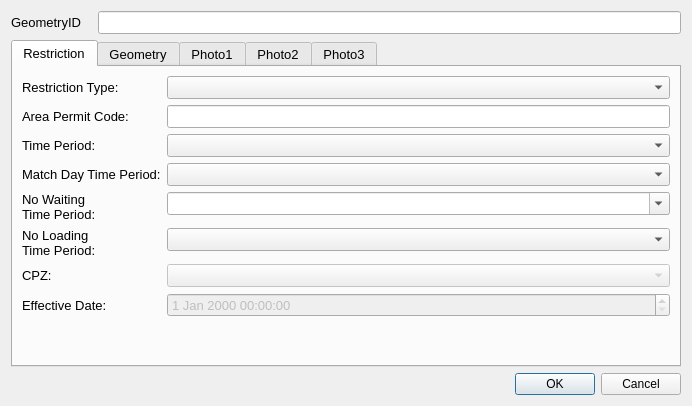
<?xml version="1.0" encoding="UTF-8"?>
<ui version="4.0">
 <class>restrictionDialog</class>
 <widget class="QDialog" name="restrictionDialog">
  <property name="geometry">
   <rect>
    <x>0</x>
    <y>0</y>
    <width>692</width>
    <height>406</height>
   </rect>
  </property>
  <property name="minimumSize">
   <size>
    <width>0</width>
    <height>0</height>
   </size>
  </property>
  <property name="font">
   <font>
    <family>Arial</family>
   </font>
  </property>
  <property name="windowTitle">
   <string>Dialog</string>
  </property>
  <property name="sizeGripEnabled">
   <bool>false</bool>
  </property>
  <layout class="QFormLayout" name="formLayout">
   <property name="fieldGrowthPolicy">
    <enum>QFormLayout::AllNonFixedFieldsGrow</enum>
   </property>
   <item row="0" column="0">
    <widget class="QLabel" name="label">
     <property name="minimumSize">
      <size>
       <width>81</width>
       <height>16</height>
      </size>
     </property>
     <property name="font">
      <font>
       <pointsize>10</pointsize>
      </font>
     </property>
     <property name="text">
      <string>GeometryID</string>
     </property>
    </widget>
   </item>
   <item row="0" column="1">
    <widget class="QLineEdit" name="GeometryID">
     <property name="font">
      <font>
       <pointsize>10</pointsize>
      </font>
     </property>
     <property name="inputMask">
      <string/>
     </property>
     <property name="readOnly">
      <bool>true</bool>
     </property>
     <property name="placeholderText">
      <string/>
     </property>
    </widget>
   </item>
   <item row="4" column="1">
    <widget class="QDialogButtonBox" name="button_box">
     <property name="standardButtons">
      <set>QDialogButtonBox::Cancel|QDialogButtonBox::Ok</set>
     </property>
    </widget>
   </item>
   <item row="2" column="0" colspan="2">
    <widget class="QTabWidget" name="tabWidget">
     <property name="minimumSize">
      <size>
       <width>0</width>
       <height>0</height>
      </size>
     </property>
     <property name="font">
      <font>
       <pointsize>10</pointsize>
      </font>
     </property>
     <property name="cursor">
      <cursorShape>IBeamCursor</cursorShape>
     </property>
     <property name="mouseTracking">
      <bool>true</bool>
     </property>
     <property name="acceptDrops">
      <bool>true</bool>
     </property>
     <property name="currentIndex">
      <number>0</number>
     </property>
     <widget class="QWidget" name="Supply">
      <property name="focusPolicy">
       <enum>Qt::NoFocus</enum>
      </property>
      <attribute name="title">
       <string>Restriction</string>
      </attribute>
      <layout class="QFormLayout" name="formLayout_2">
       <item row="0" column="0">
        <widget class="QLabel" name="lbl_RestrictionType">
         <property name="minimumSize">
          <size>
           <width>90</width>
           <height>16</height>
          </size>
         </property>
         <property name="font">
          <font>
           <pointsize>10</pointsize>
          </font>
         </property>
         <property name="text">
          <string>Restriction Type:</string>
         </property>
        </widget>
       </item>
       <item row="0" column="1">
        <widget class="QComboBox" name="RestrictionTypeID">
         <property name="currentIndex">
          <number>-1</number>
         </property>
        </widget>
       </item>
       <item row="1" column="0">
        <widget class="QLabel" name="lbl_PermitCode">
         <property name="text">
          <string>Area Permit Code:</string>
         </property>
         <property name="wordWrap">
          <bool>true</bool>
         </property>
        </widget>
       </item>
       <item row="1" column="1">
        <widget class="QLineEdit" name="AreaPermitCode"/>
       </item>
       <item row="2" column="0">
        <widget class="QLabel" name="lbl_TimePeriod">
         <property name="text">
          <string>Time Period:</string>
         </property>
        </widget>
       </item>
       <item row="2" column="1">
        <widget class="QComboBox" name="TimePeriodID"/>
       </item>
       <item row="5" column="0">
        <widget class="QLabel" name="lbl_WaitingTimePeriod">
         <property name="minimumSize">
          <size>
           <width>90</width>
           <height>16</height>
          </size>
         </property>
         <property name="font">
          <font>
           <pointsize>10</pointsize>
          </font>
         </property>
         <property name="text">
          <string>No Waiting Time Period:</string>
         </property>
         <property name="wordWrap">
          <bool>true</bool>
         </property>
        </widget>
       </item>
       <item row="5" column="1">
        <widget class="QComboBox" name="NoWaitingTimeID">
         <property name="editable">
          <bool>true</bool>
         </property>
        </widget>
       </item>
       <item row="6" column="0">
        <widget class="QLabel" name="lbl_WaitingTimePeriod_2">
         <property name="minimumSize">
          <size>
           <width>90</width>
           <height>16</height>
          </size>
         </property>
         <property name="font">
          <font>
           <pointsize>10</pointsize>
          </font>
         </property>
         <property name="text">
          <string>No Loading Time Period:</string>
         </property>
         <property name="wordWrap">
          <bool>true</bool>
         </property>
        </widget>
       </item>
       <item row="6" column="1">
        <widget class="QComboBox" name="NoLoadingTimeID"/>
       </item>
       <item row="7" column="0">
        <widget class="QLabel" name="lbl_CPZ">
         <property name="text">
          <string>CPZ:</string>
         </property>
        </widget>
       </item>
       <item row="7" column="1">
        <widget class="QComboBox" name="CPZ">
         <property name="enabled">
          <bool>false</bool>
         </property>
        </widget>
       </item>
       <item row="9" column="0">
        <widget class="QLabel" name="lbl_OpenDate">
         <property name="text">
          <string>Effective Date:</string>
         </property>
        </widget>
       </item>
       <item row="9" column="1">
        <widget class="QgsDateTimeEdit" name="OpenDate">
         <property name="enabled">
          <bool>false</bool>
         </property>
        </widget>
       </item>
       <item row="3" column="0">
        <widget class="QLabel" name="label_6">
         <property name="text">
          <string>Match Day Time Period:</string>
         </property>
         <property name="wordWrap">
          <bool>true</bool>
         </property>
        </widget>
       </item>
       <item row="3" column="1">
        <widget class="QComboBox" name="MatchDayTimePeriodID"/>
       </item>
      </layout>
     </widget>
     <widget class="QWidget" name="tab">
      <attribute name="title">
       <string>Geometry</string>
      </attribute>
      <layout class="QFormLayout" name="formLayout_3">
       <item row="0" column="0">
        <widget class="QLabel" name="lbl_RoadName">
         <property name="minimumSize">
          <size>
           <width>90</width>
           <height>16</height>
          </size>
         </property>
         <property name="font">
          <font>
           <pointsize>10</pointsize>
          </font>
         </property>
         <property name="text">
          <string>Road Name:</string>
         </property>
        </widget>
       </item>
       <item row="0" column="1">
        <widget class="QLineEdit" name="RoadName"/>
       </item>
       <item row="1" column="0">
        <widget class="QLabel" name="lbl_USRN">
         <property name="minimumSize">
          <size>
           <width>90</width>
           <height>16</height>
          </size>
         </property>
         <property name="font">
          <font>
           <pointsize>10</pointsize>
          </font>
         </property>
         <property name="text">
          <string>USRN:</string>
         </property>
        </widget>
       </item>
       <item row="1" column="1">
        <widget class="QLineEdit" name="USRN"/>
       </item>
       <item row="2" column="0">
        <widget class="QLabel" name="lbl_GeometryType">
         <property name="minimumSize">
          <size>
           <width>90</width>
           <height>16</height>
          </size>
         </property>
         <property name="font">
          <font>
           <pointsize>10</pointsize>
          </font>
         </property>
         <property name="text">
          <string>Geometry Type</string>
         </property>
        </widget>
       </item>
       <item row="2" column="1">
        <widget class="QComboBox" name="GeomShapeID">
         <property name="editable">
          <bool>false</bool>
         </property>
         <property name="currentIndex">
          <number>-1</number>
         </property>
        </widget>
       </item>
       <item row="6" column="0">
        <widget class="QLabel" name="lbl_RoadName_2">
         <property name="minimumSize">
          <size>
           <width>90</width>
           <height>16</height>
          </size>
         </property>
         <property name="font">
          <font>
           <pointsize>10</pointsize>
          </font>
         </property>
         <property name="text">
          <string>RestrictionID:</string>
         </property>
        </widget>
       </item>
       <item row="6" column="1">
        <widget class="QLineEdit" name="RestrictionID"/>
       </item>
       <item row="3" column="0">
        <spacer name="horizontalSpacer">
         <property name="orientation">
          <enum>Qt::Horizontal</enum>
         </property>
         <property name="sizeHint" stdset="0">
          <size>
           <width>40</width>
           <height>20</height>
          </size>
         </property>
        </spacer>
       </item>
       <item row="4" column="0">
        <widget class="QLabel" name="label_2">
         <property name="text">
          <string>Last Update Date:</string>
         </property>
        </widget>
       </item>
       <item row="5" column="0">
        <widget class="QLabel" name="label_3">
         <property name="text">
          <string>Last Changed By:</string>
         </property>
        </widget>
       </item>
       <item row="5" column="1">
        <widget class="QLineEdit" name="LastUpdatePerson"/>
       </item>
       <item row="4" column="1">
        <widget class="QDateTimeEdit" name="LastUpdateDateTime"/>
       </item>
      </layout>
     </widget>
     <widget class="QWidget" name="tab_2">
      <attribute name="title">
       <string>Photo1</string>
      </attribute>
      <widget class="QLabel" name="Photo_Widget_01">
       <property name="geometry">
        <rect>
         <x>16</x>
         <y>12</y>
         <width>640</width>
         <height>281</height>
        </rect>
       </property>
       <property name="sizePolicy">
        <sizepolicy hsizetype="Fixed" vsizetype="Fixed">
         <horstretch>0</horstretch>
         <verstretch>0</verstretch>
        </sizepolicy>
       </property>
       <property name="maximumSize">
        <size>
         <width>640</width>
         <height>480</height>
        </size>
       </property>
       <property name="text">
        <string>Photo not found</string>
       </property>
      </widget>
     </widget>
     <widget class="QWidget" name="tab_3">
      <attribute name="title">
       <string>Photo2</string>
      </attribute>
      <widget class="QLabel" name="label_4">
       <property name="geometry">
        <rect>
         <x>16</x>
         <y>12</y>
         <width>640</width>
         <height>311</height>
        </rect>
       </property>
       <property name="sizePolicy">
        <sizepolicy hsizetype="Fixed" vsizetype="Fixed">
         <horstretch>0</horstretch>
         <verstretch>0</verstretch>
        </sizepolicy>
       </property>
       <property name="maximumSize">
        <size>
         <width>640</width>
         <height>480</height>
        </size>
       </property>
       <property name="text">
        <string>Photo not found</string>
       </property>
      </widget>
     </widget>
     <widget class="QWidget" name="tab_4">
      <attribute name="title">
       <string>Photo3</string>
      </attribute>
      <widget class="QLabel" name="label_5">
       <property name="geometry">
        <rect>
         <x>26</x>
         <y>12</y>
         <width>541</width>
         <height>271</height>
        </rect>
       </property>
       <property name="sizePolicy">
        <sizepolicy hsizetype="Fixed" vsizetype="Fixed">
         <horstretch>0</horstretch>
         <verstretch>0</verstretch>
        </sizepolicy>
       </property>
       <property name="maximumSize">
        <size>
         <width>640</width>
         <height>480</height>
        </size>
       </property>
       <property name="text">
        <string>Photo not found</string>
       </property>
      </widget>
     </widget>
    </widget>
   </item>
  </layout>
 </widget>
 <customwidgets>
  <customwidget>
   <class>QgsDateTimeEdit</class>
   <extends>QDateTimeEdit</extends>
   <header>qgsdatetimeedit.h</header>
  </customwidget>
 </customwidgets>
 <resources/>
 <connections>
  <connection>
   <sender>button_box</sender>
   <signal>accepted()</signal>
   <receiver>restrictionDialog</receiver>
   <slot>accept()</slot>
   <hints>
    <hint type="sourcelabel">
     <x>335</x>
     <y>324</y>
    </hint>
    <hint type="destinationlabel">
     <x>292</x>
     <y>251</y>
    </hint>
   </hints>
  </connection>
  <connection>
   <sender>button_box</sender>
   <signal>rejected()</signal>
   <receiver>restrictionDialog</receiver>
   <slot>reject()</slot>
   <hints>
    <hint type="sourcelabel">
     <x>335</x>
     <y>324</y>
    </hint>
    <hint type="destinationlabel">
     <x>292</x>
     <y>251</y>
    </hint>
   </hints>
  </connection>
 </connections>
</ui>
